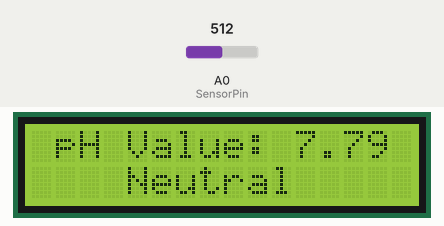
This sketch was run on a simulated Arduino Uno, built with avr-gcc and run on an emulated ATmega328P. Shown: 16×2 character LCD. Inputs (shaded band) come from the test bench; at power-on: A0 (SensorPin) = 512.

Above: at 3.2 s.
3.3 s: A0 (SensorPin) set to 534
At 5.1 s:
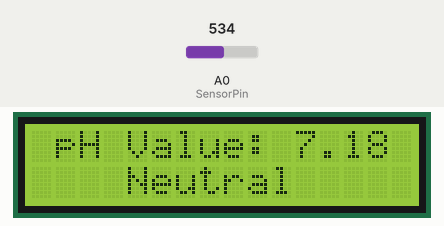
5.8 s: A0 (SensorPin) set to 550
At 7.3 s:
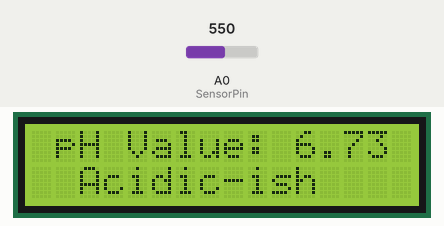
8.0 s: A0 (SensorPin) set to 605
At 9.4 s:
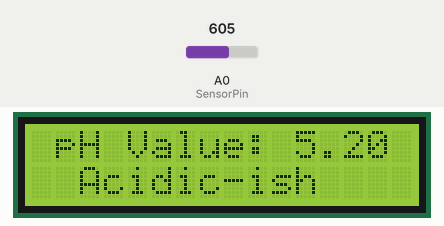
10.3 s: A0 (SensorPin) set to 625
At 11.5 s:
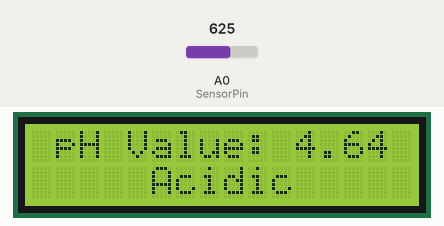
12.5 s: A0 (SensorPin) set to 657
At 13.6 s:
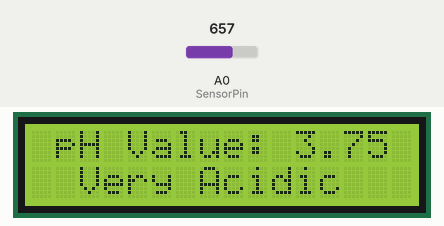
14.7 s: A0 (SensorPin) set to 306
At 16.9 s:
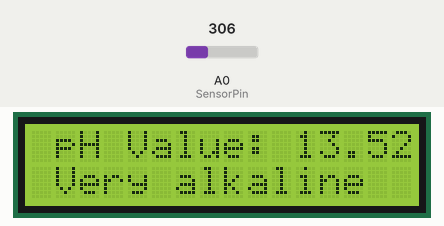
Timing chart, 0 to 17.9 s (numbered marks = the images above; inputs shaded):
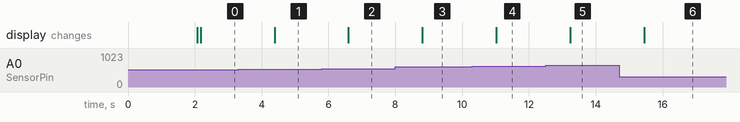

Measured:
- the behaviour switches between 540 and 541 on A0 (SensorPin) (found by bisection; images 1 and 2)
- the behaviour switches between 612 and 613 on A0 (SensorPin) (found by bisection; images 3 and 4)
- the behaviour switches between 648 and 649 on A0 (SensorPin) (found by bisection; images 4 and 5)
- after the input at 3.3 s, the display: changes after 1.1 s (image 1)
- after the input at 5.8 s, the display: changes after 0.80 s (image 2)
- after the input at 8.0 s, the display: changes after 0.81 s (image 3)
- after the input at 10.3 s, the display: changes after 0.72 s (image 4)
- after the input at 12.5 s, the display: changes after 0.73 s (image 5)
- after the input at 14.7 s, the display: changes after 0.75 s (image 6)

The sketch:

Arduino_pH_Meter.ino
```cpp
#include <LiquidCrystal.h>
LiquidCrystal lcd(2, 3, 4, 5, 6, 7);

#define SensorPin A0      //pH meter Analog output to Arduino Analog Input 0

float calibration_value = 21.34 + 0.7;
unsigned long int avgValue;  //Store the average value of the sensor feedback
int buf[10], temp;

void setup(){
pinMode(SensorPin, INPUT);

lcd.begin(16, 2);
lcd.clear();
lcd.setCursor(0, 0);
lcd.print("Welcome To");
lcd.setCursor(0, 1);
lcd.print("       pH Meter");
delay(2000);
lcd.clear();
}
void loop(){

 for(int i=0;i<10;i++){ //Get 10 sample value from the sensor for smooth the value
    buf[i]=analogRead(SensorPin);
    delay(10);
  }
  for(int i=0;i<9;i++){ //sort the analog from small to large
    for(int j=i+1;j<10;j++){
      if(buf[i]>buf[j]){
        temp=buf[i];
        buf[i]=buf[j];
        buf[j]=temp;
      }
    }
  }
  avgValue=0;
  for(int i=2;i<8;i++)avgValue+=buf[i];  //take the average value of 6 center sample

  float phValue=(float)avgValue*5.0/1024/6; //convert the analog into millivolt
  phValue = -5.70 * phValue + calibration_value; //convert the millivolt into pH value

  lcd.setCursor(0, 0);
  lcd.print(" pH Value: ");
  lcd.print(phValue);
  lcd.print("  ");

  lcd.setCursor(1, 1);
     if(phValue<4)                 lcd.print(" Very Acidic ");
else if(phValue>=4  && phValue<5)  lcd.print("    Acidic   ");
else if(phValue>=5  && phValue<7)  lcd.print(" Acidic-ish  ");
else if(phValue>=7  && phValue<8)  lcd.print("   Neutral   ");
else if(phValue>=8  && phValue<10) lcd.print("Alkaline-ish ");
else if(phValue>=10 && phValue<11) lcd.print("  Alkaline   ");
else if(phValue>=11)               lcd.print("Very alkaline");

  delay(1000);
}
```
